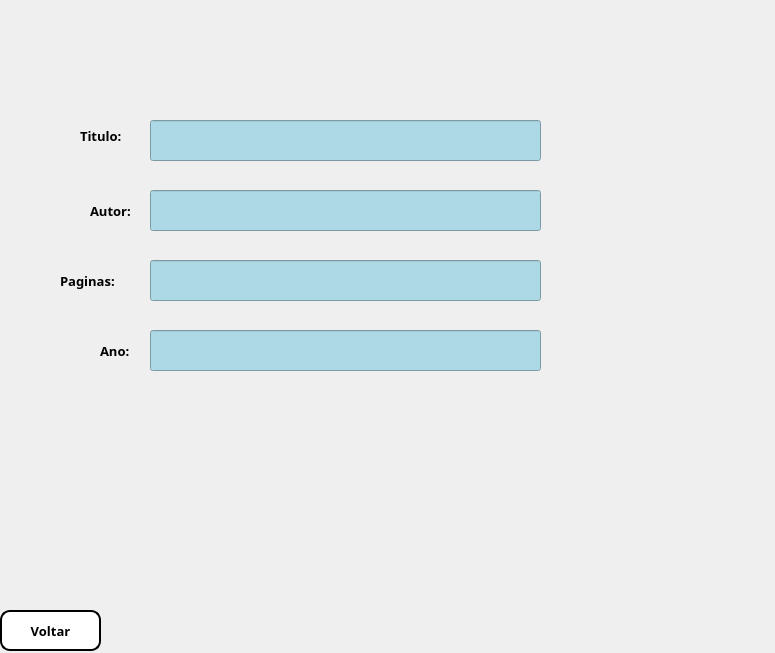
<?xml version="1.0" encoding="UTF-8"?>
<ui version="4.0">
 <class>Form</class>
 <widget class="QWidget" name="Form">
  <property name="geometry">
   <rect>
    <x>0</x>
    <y>0</y>
    <width>775</width>
    <height>653</height>
   </rect>
  </property>
  <property name="windowTitle">
   <string>Form</string>
  </property>
  <widget class="QLabel" name="label_2">
   <property name="geometry">
    <rect>
     <x>80</x>
     <y>120</y>
     <width>191</width>
     <height>31</height>
    </rect>
   </property>
   <property name="font">
    <font>
     <family>Rockwell Extra Bold</family>
     <pointsize>10</pointsize>
     <weight>75</weight>
     <bold>true</bold>
    </font>
   </property>
   <property name="text">
    <string>Titulo:</string>
   </property>
  </widget>
  <widget class="QLineEdit" name="traducao">
   <property name="geometry">
    <rect>
     <x>150</x>
     <y>190</y>
     <width>391</width>
     <height>41</height>
    </rect>
   </property>
   <property name="font">
    <font>
     <family>Rockwell Extra Bold</family>
     <pointsize>20</pointsize>
     <weight>75</weight>
     <bold>true</bold>
    </font>
   </property>
   <property name="styleSheet">
    <string notr="true">background-color: lightblue; /* Azul claro */
</string>
   </property>
   <property name="text">
    <string/>
   </property>
  </widget>
  <widget class="QLabel" name="label">
   <property name="geometry">
    <rect>
     <x>90</x>
     <y>200</y>
     <width>101</width>
     <height>21</height>
    </rect>
   </property>
   <property name="font">
    <font>
     <family>Rockwell Extra Bold</family>
     <pointsize>10</pointsize>
     <weight>75</weight>
     <bold>true</bold>
    </font>
   </property>
   <property name="text">
    <string>Autor:</string>
   </property>
  </widget>
  <widget class="QLineEdit" name="palavra">
   <property name="geometry">
    <rect>
     <x>150</x>
     <y>120</y>
     <width>391</width>
     <height>41</height>
    </rect>
   </property>
   <property name="font">
    <font>
     <family>Rockwell Extra Bold</family>
     <pointsize>20</pointsize>
     <weight>75</weight>
     <bold>true</bold>
    </font>
   </property>
   <property name="styleSheet">
    <string notr="true">background-color: lightblue; /* Azul claro */
</string>
   </property>
   <property name="text">
    <string/>
   </property>
  </widget>
  <widget class="QLineEdit" name="traducao_2">
   <property name="geometry">
    <rect>
     <x>150</x>
     <y>260</y>
     <width>391</width>
     <height>41</height>
    </rect>
   </property>
   <property name="font">
    <font>
     <family>Rockwell Extra Bold</family>
     <pointsize>20</pointsize>
     <weight>75</weight>
     <bold>true</bold>
    </font>
   </property>
   <property name="styleSheet">
    <string notr="true">background-color: lightblue; /* Azul claro */
</string>
   </property>
   <property name="text">
    <string/>
   </property>
  </widget>
  <widget class="QLabel" name="label_3">
   <property name="geometry">
    <rect>
     <x>60</x>
     <y>270</y>
     <width>141</width>
     <height>21</height>
    </rect>
   </property>
   <property name="font">
    <font>
     <family>Rockwell Extra Bold</family>
     <pointsize>10</pointsize>
     <weight>75</weight>
     <bold>true</bold>
    </font>
   </property>
   <property name="text">
    <string>Paginas:</string>
   </property>
  </widget>
  <widget class="QLabel" name="label_4">
   <property name="geometry">
    <rect>
     <x>100</x>
     <y>340</y>
     <width>101</width>
     <height>21</height>
    </rect>
   </property>
   <property name="font">
    <font>
     <family>Rockwell Extra Bold</family>
     <pointsize>10</pointsize>
     <weight>75</weight>
     <bold>true</bold>
    </font>
   </property>
   <property name="text">
    <string>Ano:</string>
   </property>
  </widget>
  <widget class="QLineEdit" name="traducao_3">
   <property name="geometry">
    <rect>
     <x>150</x>
     <y>330</y>
     <width>391</width>
     <height>41</height>
    </rect>
   </property>
   <property name="font">
    <font>
     <family>Rockwell Extra Bold</family>
     <pointsize>20</pointsize>
     <weight>75</weight>
     <bold>true</bold>
    </font>
   </property>
   <property name="styleSheet">
    <string notr="true">background-color: lightblue; /* Azul claro */
</string>
   </property>
   <property name="text">
    <string/>
   </property>
  </widget>
  <widget class="QPushButton" name="confirm_4">
   <property name="geometry">
    <rect>
     <x>0</x>
     <y>610</y>
     <width>101</width>
     <height>41</height>
    </rect>
   </property>
   <property name="font">
    <font>
     <family>Rockwell Extra Bold</family>
     <pointsize>10</pointsize>
     <weight>75</weight>
     <bold>true</bold>
    </font>
   </property>
   <property name="styleSheet">
    <string notr="true">QPushButton {
    background-color:White;
    color: black;
    border-radius: 10px;
    border: 2px solid black;
}

QPushButton:hover {
    background-color: Gray;
    color: white;
    border: 2px solid white;
}

QPushButton:pressed {
    background-color:Gray;
    border: 2px solid yellow;
}</string>
   </property>
   <property name="text">
    <string>Voltar</string>
   </property>
  </widget>
 </widget>
 <resources/>
 <connections/>
</ui>
